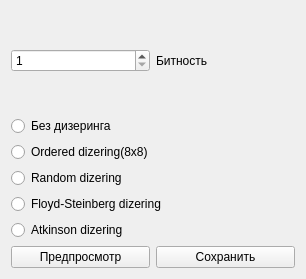
<?xml version="1.0" encoding="UTF-8"?>
<ui version="4.0">
 <class>Dizering</class>
 <widget class="QWidget" name="Dizering">
  <property name="geometry">
   <rect>
    <x>0</x>
    <y>0</y>
    <width>306</width>
    <height>279</height>
   </rect>
  </property>
  <property name="windowTitle">
   <string>Form</string>
  </property>
  <layout class="QVBoxLayout" name="verticalLayout_2">
   <item>
    <layout class="QHBoxLayout" name="horizontalLayout_3">
     <item>
      <widget class="QSpinBox" name="bitnost">
       <property name="minimum">
        <number>1</number>
       </property>
       <property name="maximum">
        <number>8</number>
       </property>
      </widget>
     </item>
     <item>
      <widget class="QLabel" name="label">
       <property name="text">
        <string>Битность</string>
       </property>
      </widget>
     </item>
    </layout>
   </item>
   <item>
    <widget class="QRadioButton" name="noDizering">
     <property name="text">
      <string>Без дизеринга</string>
     </property>
    </widget>
   </item>
   <item>
    <widget class="QRadioButton" name="ordDizering">
     <property name="text">
      <string>Ordered dizering(8x8)</string>
     </property>
    </widget>
   </item>
   <item>
    <widget class="QRadioButton" name="randDizering">
     <property name="text">
      <string>Random dizering</string>
     </property>
    </widget>
   </item>
   <item>
    <widget class="QRadioButton" name="floydDizering">
     <property name="text">
      <string>Floyd-Steinberg dizering</string>
     </property>
    </widget>
   </item>
   <item>
    <widget class="QRadioButton" name="atkiDizering">
     <property name="text">
      <string>Atkinson dizering</string>
     </property>
    </widget>
   </item>
   <item>
    <layout class="QHBoxLayout" name="horizontalLayout">
     <item>
      <widget class="QPushButton" name="showDiz">
       <property name="text">
        <string>Предпросмотр</string>
       </property>
      </widget>
     </item>
     <item>
      <widget class="QPushButton" name="saveDiz">
       <property name="text">
        <string>Сохранить</string>
       </property>
      </widget>
     </item>
    </layout>
   </item>
  </layout>
 </widget>
 <resources/>
 <connections/>
</ui>
